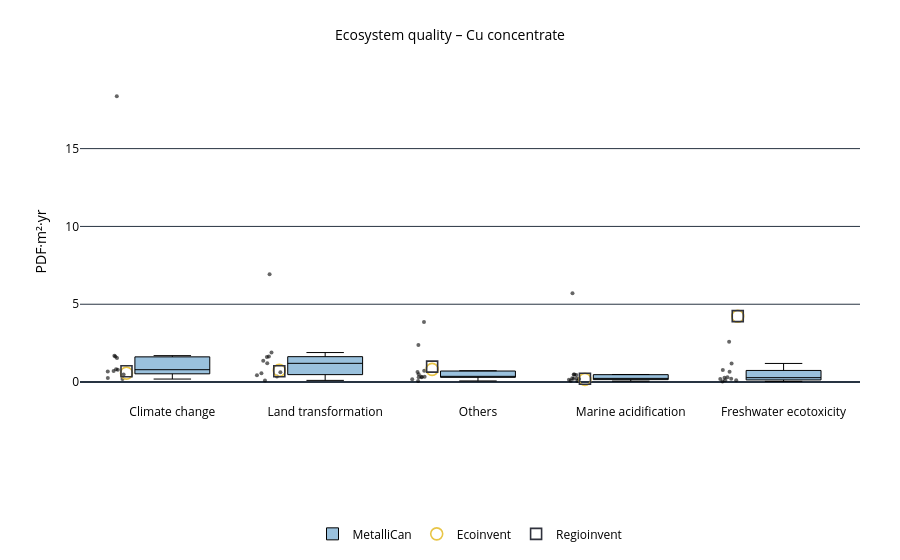

The notebook cell this image was saved under:
### Code cell
plot_lcia_boxes_for_reference_product(
    df_eq,
    reference_product="Cu concentrate",
    yaxis_label="PDF·m²·yr",
    title="Ecosystem quality – Cu concentrate",
    output_html="results/Damages/boxplot_eq_cu.html"
)

### Figure 1 — Plotly figure (JSON) as saved in the notebook; plotly's stock layout.template omitted (floating-point values rounded to 4 significant figures)
{"data": [{"boxpoints": "all", "fillcolor": "rgba(31,119,180,0.45)", "hoverinfo": "text+y", "hovertext": ["Copper Mountain", "Copper Mountain", "Copper Mountain", "Copper Mountain", "Copper Mountain", "Gibraltar (Cu)", "Gibraltar (Cu)", "Gibraltar (Cu)", "Gibraltar (Cu)", "Gibraltar (Cu)", "Goldex (Cu)", "Goldex (Cu)", "Goldex (Cu)", "Goldex (Cu)", "Goldex (Cu)", "Highland Valley (Cu)", "Highland Valley (Cu)", "Highland Valley (Cu)", "Highland Valley (Cu)", "Highland Valley (Cu)", "Kidd Creek", "Kidd Creek", "Kidd Creek", "Kidd Creek", "Kidd Creek", "LaRonde (Cu)", "LaRonde (Cu)", "LaRonde (Cu)", "LaRonde (Cu)", "LaRonde (Cu)", "Mount Milligan", "Mount Milligan", "Mount Milligan", "Mount Milligan", "Mount Milligan", "Mount Polley", "Mount Polley", "Mount Polley", "Mount Polley", "Mount Polley", "New Afton", "New Afton", "New Afton", "New Afton", "New Afton", "Red Chris", "Red Chris", "Red Chris", "Red Chris", "Red Chris", "Snow Lake (Cu)", "Snow Lake (Cu)", "Snow Lake (Cu)", "Snow Lake (Cu)", "Snow Lake (Cu)"], "jitter": 0.35, "line": {"color": "black", "width": 1}, "marker": {"opacity": 0.6, "size": 4}, "name": "MetalliCan", "x": [0, 4, 1, 3, 2, 0, 4, 1, 3, 2, 0, 4, 1, 3, 2, 0, 4, 1, 3, 2, 0, 4, 1, 3, 2, 0, 4, 1, 3, 2, 0, 4, 1, 3, 2, 0, 4, 1, 3, 2, 0, 4, 1, 3, 2, 0, 4, 1, 3, 2, 0, 4, 1, 3, 2], "y": [1.553, 1.196, 1.896, 0.4564, 0.4998, 1.696, 0.6693, 1.203, 0.4862, 0.7285, 0.7024, 0.3126, 0.4453, 0.2015, 0.3365, 0.7949, 0.22, 1.612, 0.2363, 0.303, 0.193, 0.2029, 0.3513, 0.06097, 0.175, 0.4796, 0.1127, 0.5688, 0.1424, 0.3452, 0.6784, 2.585, 1.361, 0.2132, 0.6494, 1.641, 0.2827, 1.638, 0.4812, 3.862, 0.2555, 0.04297, 0.6264, 0.07776, 0.07148, 18.37, 0.7708, 6.932, 5.711, 2.385, 0.8188, 0.1163, 0.1073, 0.2416, 0.302], "type": "box"}, {"marker": {"color": "#e8c547", "line": {"color": "black", "width": 1.6}, "size": 12, "symbol": "circle-open"}, "mode": "markers", "name": "Ecoinvent", "x": [-0.3, 3.7, 0.7, 2.7, 1.7], "y": [0.5762, 4.224, 0.7489, 0.1738, 0.8122], "type": "scatter"}, {"marker": {"color": "#30323d", "line": {"color": "black", "width": 1.6}, "size": 11, "symbol": "square-open"}, "mode": "markers", "name": "Regioinvent", "x": [-0.3, 3.7, 0.7, 2.7, 1.7], "y": [0.6935, 4.239, 0.6957, 0.2124, 0.9906], "type": "scatter"}], "layout": {"title": {"font": {"color": "black", "size": 14}, "text": "Ecosystem quality – Cu concentrate", "x": 0.5}, "font": {"color": "black", "size": 12}, "xaxis": {"tickfont": {"color": "black"}, "tickmode": "array", "tickvals": [0, 1, 2, 3, 4], "ticktext": ["Climate change", "Land transformation", "Others", "Marine acidification", "Freshwater ecotoxicity"]}, "yaxis": {"title": {"font": {"color": "black"}, "text": "PDF·m²·yr"}, "tickfont": {"color": "black"}}, "margin": {"l": 80, "r": 40, "t": 80, "b": 120}, "legend": {"title": {"font": {"color": "black", "size": 13}, "text": ""}, "font": {"color": "black", "size": 12}, "orientation": "h", "yanchor": "bottom", "y": -0.45, "xanchor": "center", "x": 0.5}, "plot_bgcolor": "white", "paper_bgcolor": "white"}}
